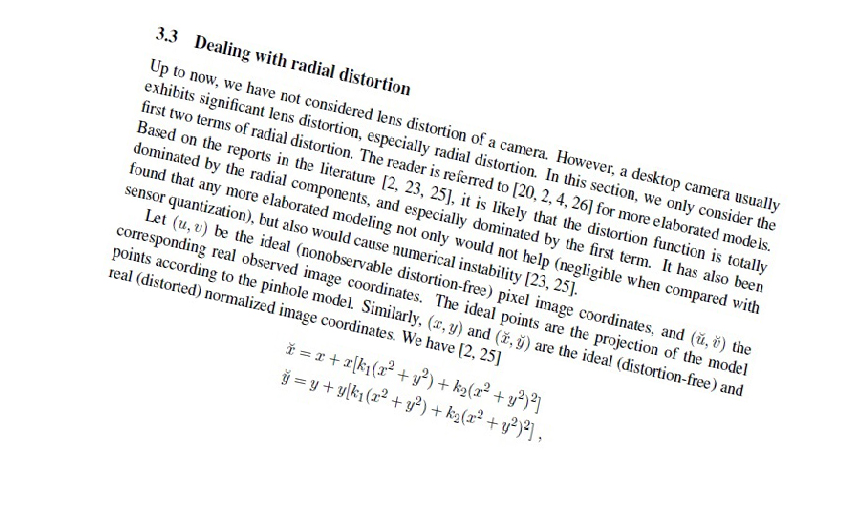
//> input picture image/retification/3.png, 865 x 508 px
$ ./recorrection   (built with g++ and OpenCV 4)
//> lines starting //> are read from the running program, lines starting //| are printed output that depends on the picture; after the words box and inside, x2 and y2 are one past the last pixel; in counts of white or black regions, pixels touching at a corner belong together
//我刚写了一下,我使用第一个算法就能实现第三张图片的校正,
// 你的for循环里面有问题,找到最大的轮廓执行一次就可以,
// 尽管是CV_RETR_EXTERNAL,它找到的轮廓也不止一个

//背景最好是黑色 找接近白色的物体进行纠正
#include<iostream>
#include<opencv2/opencv.hpp>

using namespace std;
using namespace cv;

int main()
{
    Mat srcImage  = imread("image/retification/3.png");
//> srcImage is the input picture: 508 rows x 865 cols, CV_8UC3; mean B, G, R 242.1, 242.3, 242.1

    if(srcImage.cols>1000||srcImage.rows>800){
        pyrDown(srcImage,srcImage);
        pyrDown(srcImage,srcImage);
        pyrDown(srcImage,srcImage);
    }

    Mat grayImage,binaryImage;
    cvtColor(srcImage,grayImage,CV_BGR2GRAY);
    adaptiveThreshold(grayImage,binaryImage,255,ADAPTIVE_THRESH_MEAN_C,THRESH_BINARY,7,0);
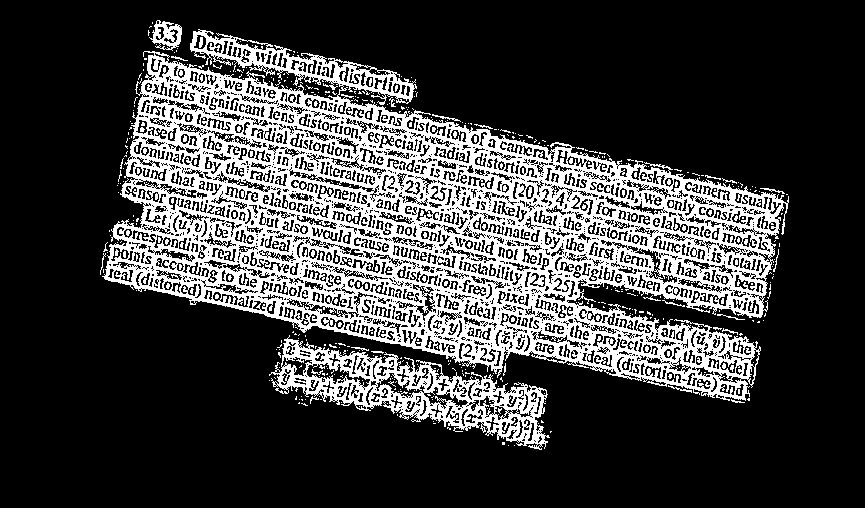
//> binaryImage: 508 rows x 865 cols, CV_8UC1; 24.8% white; 583 white regions (553 under 20 px)

    vector<vector<Point> > contours;
    //只匹配外框CV_RETR_EXTERNAL,找出最大的轮廓
    findContours(binaryImage,contours,CV_RETR_EXTERNAL,CV_CHAIN_APPROX_NONE);
//> contours = 296 contours, 292 with area under 20; largest, box (x1, y1, x2, y2) and area: (102, 29, 789, 401) 142246, (269, 335, 550, 450) 12895, (149, 20, 182, 51) 602, (432, 114, 461, 122) 22
    float area = boundingRect(contours[0]).area();int index = 0;
//> after `float area = boundingRect(contours[0]).area()`: area = 1
    for(int i = 1;i<contours.size();i++)
    {

        if(boundingRect(contours[i]).area()>area)
        {
            area = boundingRect(contours[i]).area();
            index = i;
        }
    }
//> this loop made 295 passes
//> area on passes 10, 14, 21, 25, 72, 292: 21, 56, 72, 192, 32315, 255564
//> after the loop, area = 255564; index = 292

    Rect maxRect = boundingRect(contours[index]);
//> maxRect = Rect(102, 29, 687, 372)
    Mat ROI = binaryImage(maxRect);
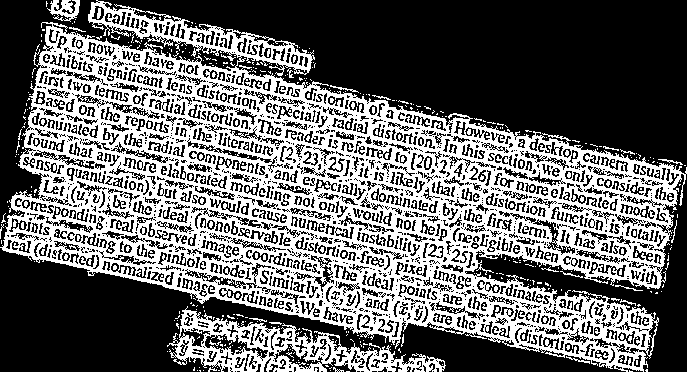
//> ROI: 372 rows x 687 cols, CV_8UC1; 41.2% white; 564 white regions (535 under 20 px), largest, box (x1, y1, x2, y2) and area: (0, 0, 687, 372) 95019, (167, 306, 446, 372) 5984, (47, 0, 80, 22) 385
    imshow("maxROI",ROI);

    RotatedRect rect = minAreaRect(contours[index]);
//> rect = centre (446.5, 224.3), size (274.7, 669.2), angle -76.9
    Point2f rectPoint[4];
    rect.points(rectPoint);//获取四个顶点坐标
//> rectPoint = 4 Points (x, y): [741.4, 433.7], [89.54, 282.5], [151.6, 14.93], [803.5, 166.1]
    double angle = rect.angle;
//> angle = -76.94
    angle += 90;
//> angle = 13.06

    Point2f center = rect.center;
//> center = Point(446.5, 224.3)
    Mat RoiSrcImg = Mat::zeros(srcImage.size(),srcImage.type());

    drawContours(binaryImage,contours,-1,Scalar(255),CV_FILLED);
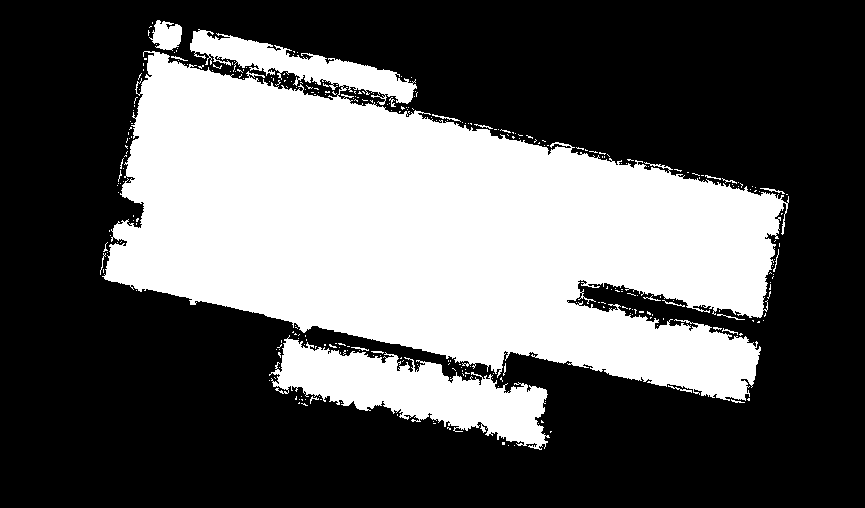
//> binaryImage: 508 rows x 865 cols, CV_8UC1; 36.6% white; 296 white regions (274 under 20 px), largest, box (x1, y1, x2, y2) and area: (102, 29, 789, 401) 144805, (269, 335, 550, 450) 13658, (149, 20, 182, 51) 673
    // srcImage.copyTo(RoiSrcImg,binaryImage);
    srcImage.copyTo(RoiSrcImg);

    Mat Matrix = getRotationMatrix2D(center,angle,0.8);//得到旋转矩阵算子
//> Matrix = [[0.779, 0.181, 57.99], [-0.181, 0.779, 130.2]]
    warpAffine(RoiSrcImg,RoiSrcImg,Matrix,RoiSrcImg.size(),1,0,Scalar(0,0,0));
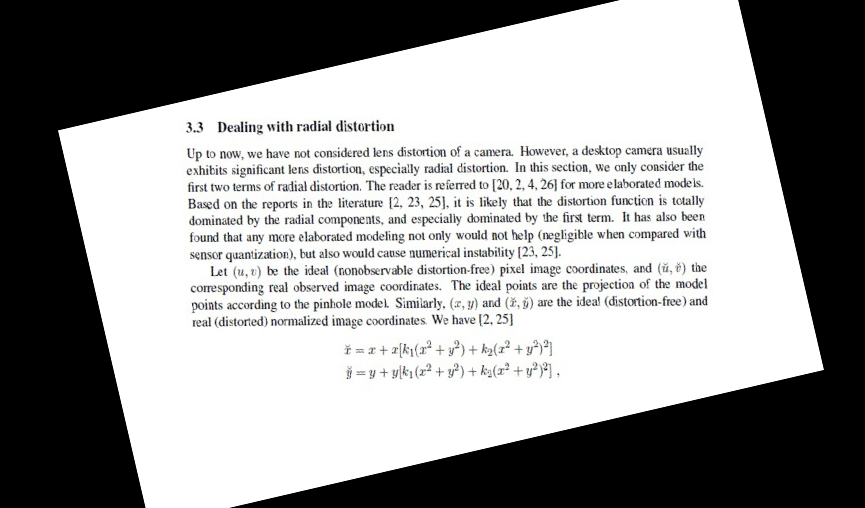
//> RoiSrcImg: 508 rows x 865 cols, CV_8UC3; mean B, G, R 153.6, 153.8, 153.6

    imshow("src Image",srcImage);
    imshow("recorrected",RoiSrcImg);

    while(waitKey()!='q'){}
//> the 'q' key is pressed
    return 0;
}
